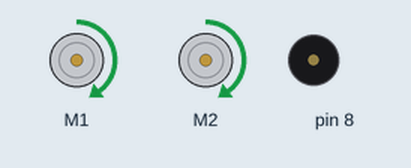
Bench run of a sketch on a simulated Arduino Uno, built with avr-gcc and run on an emulated ATmega328P. Shown: 2 × DC motor (green arrow = forward, orange = backward, longer = faster), buzzer (waves = sounding).

Above: at 0.1 s.
At 2.2 s:
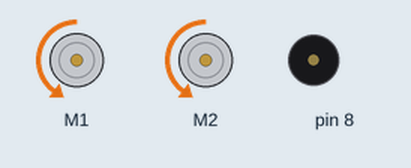
At 15.9 s:
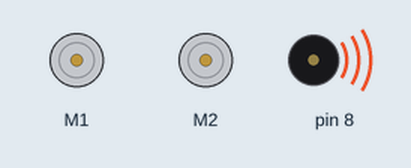
At 25.5 s:
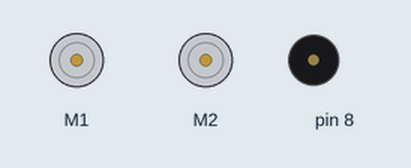
Timing chart, 0 to 40.0 s (numbered marks = the images above):
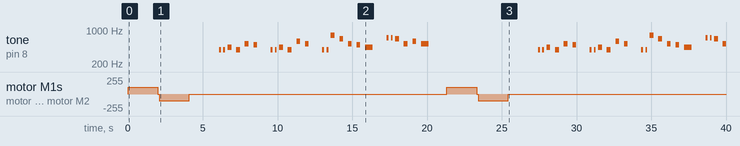

The sketch:

DCMotorDriverTestmcorewithsound.ino
```cpp
// (licence header left out)
#include "MeMCore.h"

#include <MeMCore.h>

#define NOTE_B0  31
#define NOTE_C1  33
#define NOTE_CS1 35
#define NOTE_D1  37
#define NOTE_DS1 39
#define NOTE_E1  41
#define NOTE_F1  44
#define NOTE_FS1 46
#define NOTE_G1  49
#define NOTE_GS1 52
#define NOTE_A1  55
#define NOTE_AS1 58
#define NOTE_B1  62
#define NOTE_C2  65
#define NOTE_CS2 69
#define NOTE_D2  73
#define NOTE_DS2 78
#define NOTE_E2  82
#define NOTE_F2  87
#define NOTE_FS2 93
#define NOTE_G2  98
#define NOTE_GS2 104
#define NOTE_A2  110
#define NOTE_AS2 117
#define NOTE_B2  123
#define NOTE_C3  131
#define NOTE_CS3 139
#define NOTE_D3  147
#define NOTE_DS3 156
#define NOTE_E3  165
#define NOTE_F3  175
#define NOTE_FS3 185
#define NOTE_G3  196
#define NOTE_GS3 208
#define NOTE_A3  220
#define NOTE_AS3 233
#define NOTE_B3  247
#define NOTE_C4  262
#define NOTE_CS4 277
#define NOTE_D4  294
#define NOTE_DS4 311
#define NOTE_E4  330
#define NOTE_F4  349
#define NOTE_FS4 370
#define NOTE_G4  392
#define NOTE_GS4 415
#define NOTE_A4  440
#define NOTE_AS4 466
#define NOTE_B4  494
#define NOTE_C5  523
#define NOTE_CS5 554
#define NOTE_D5  587
#define NOTE_DS5 622
#define NOTE_E5  659
#define NOTE_F5  698
#define NOTE_FS5 740
#define NOTE_G5  784
#define NOTE_GS5 831
#define NOTE_A5  880
#define NOTE_AS5 932
#define NOTE_B5  988
#define NOTE_C6  1047
#define NOTE_CS6 1109
#define NOTE_D6  1175
#define NOTE_DS6 1245
#define NOTE_E6  1319
#define NOTE_F6  1397
#define NOTE_FS6 1480
#define NOTE_G6  1568
#define NOTE_GS6 1661
#define NOTE_A6  1760
#define NOTE_AS6 1865
#define NOTE_B6  1976
#define NOTE_C7  2093
#define NOTE_CS7 2217
#define NOTE_D7  2349
#define NOTE_DS7 2489
#define NOTE_E7  2637
#define NOTE_F7  2794
#define NOTE_FS7 2960
#define NOTE_G7  3136
#define NOTE_GS7 3322
#define NOTE_A7  3520
#define NOTE_AS7 3729
#define NOTE_B7  3951
#define NOTE_C8  4186
#define NOTE_CS8 4435
#define NOTE_D8  4699
#define NOTE_DS8 4978

MeDCMotor motor3(M1);

MeDCMotor motor4(M2);

MeBuzzer buzzer;


uint8_t motorSpeed = 100;
void play();

void setup()
{
}

// notes in the melody:
int melody[] = {
NOTE_G4,//5
NOTE_G4,//5
NOTE_A4,//6
NOTE_G4,//5
NOTE_C5,//1.
NOTE_B4,//7
0,
NOTE_G4,//5
NOTE_G4,//5
NOTE_A4,//6
NOTE_G4,//5
NOTE_D5,//2.
NOTE_C5,//1.
0,
NOTE_G4,//5
NOTE_G4,//5
NOTE_G5,//5.
NOTE_E5,//3.
NOTE_C5,//1.
NOTE_B4,//7
NOTE_A4,//6
0,
NOTE_F5,//4.
NOTE_F5,//4.
NOTE_E5,//3.
NOTE_C5,//1.
NOTE_D5,//2.
NOTE_C5,//1.
0,
};

int noteDurations[] = {
  8,8,4,4,4,4,
  4,
  8,8,4,4,4,4,
  4,
  8,8,4,4,4,4,2,
  8,
  8,8,4,4,4,2,
  4,
};

void loop()
{
  //motor1.run(motorSpeed); /* value: between -255 and 255. */
  //motor2.run(motorSpeed); /* value: between -255 and 255. */
  motor3.run(motorSpeed);
  motor4.run(motorSpeed);
  delay(2000);
  //motor1.stop();
  //motor2.stop();
  motor3.stop();
  motor4.stop();
  delay(100);
  //motor1.run(-motorSpeed);
  //motor2.run(-motorSpeed);
  motor3.run(-motorSpeed);
  motor4.run(-motorSpeed);
  delay(2000);
  //motor1.stop();
  //motor2.stop();
  motor3.stop();
  motor4.stop();
  delay(2000);
  play();
}

void play()
{
    for (int thisNote = 0; thisNote < 29; thisNote++) {

    // to calculate the note duration, take one second
    // divided by the note type.
    //e.g. quarter note = 1000 / 4, eighth note = 1000/8, etc.
    int noteDuration = 1000/noteDurations[thisNote];
    buzzer.tone(melody[thisNote],noteDuration);

    // to distinguish the notes, set a minimum time between them.
    // the note's duration + 30% seems to work well:
    int pauseBetweenNotes = noteDuration * 1.30;
    delay(pauseBetweenNotes);
    // stop the tone playing:
    buzzer.noTone();
  }
}
```

Measured:
- by itself, tone on pin 8: plays 392 Hz for 0.13 s, 392 Hz for 0.13 s, 440 Hz for 0.25 s, 392 Hz for 0.25 s, 523 Hz for 0.25 s, 494 Hz for 0.25 s … (48 notes in this stretch)
- by itself, motor M1, motor M2: stopped → forward 100/255 at 0.00 s, → stopped 2.0 s later, → backward 100/255 0.10 s later, → stopped 2.0 s later, … (8 changes in this stretch)
